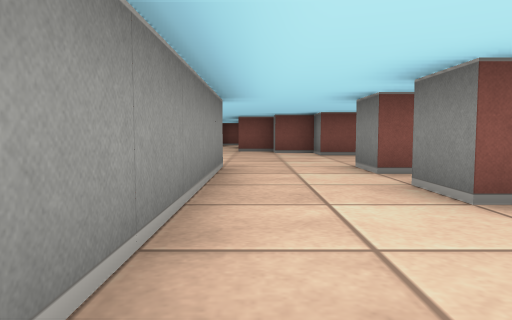
[1] (above)

16 first-person views from a walk through a cub3D level. The camera is about half as high as the walls, tilts 4° down and sees 70° across. The floor is counted in squares. Each view is taken from the middle of a square. On the plan, view 1 faces up. The plan holds only what a view shows up to about 9 squares ahead; the rest is blank.

[2]
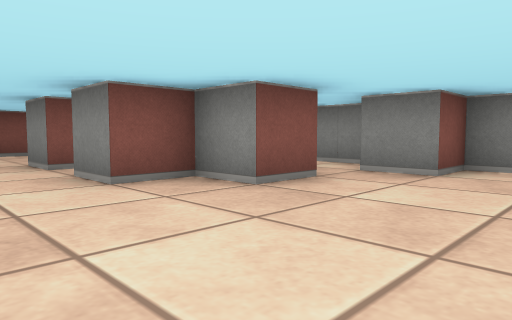

[3]
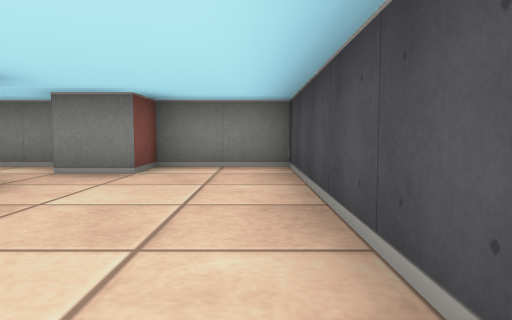

[4]
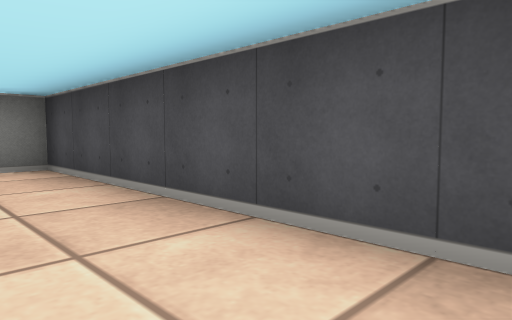

[5]
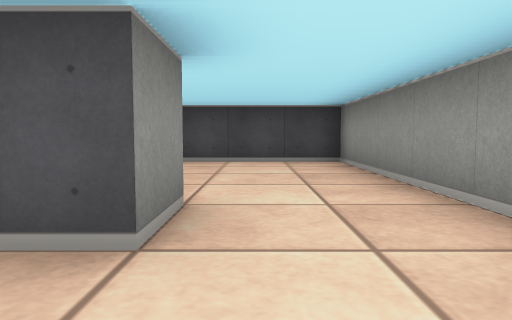

[6]
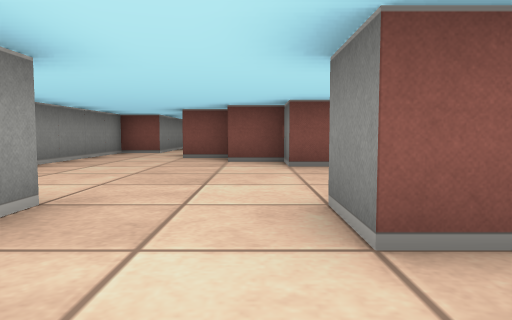

[7]
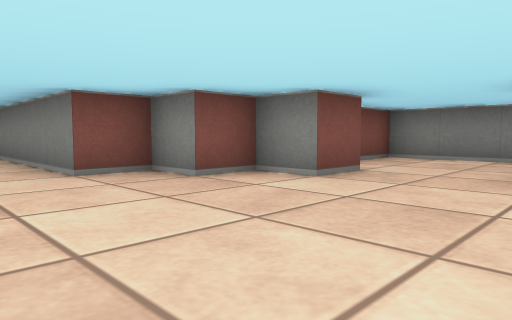

[8]
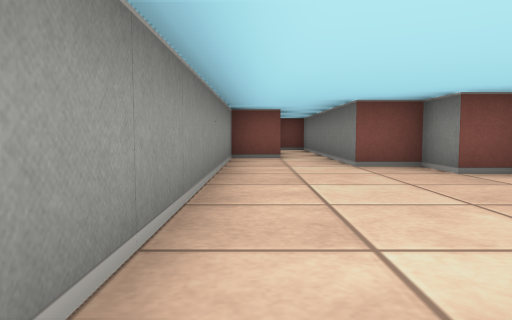

[9]
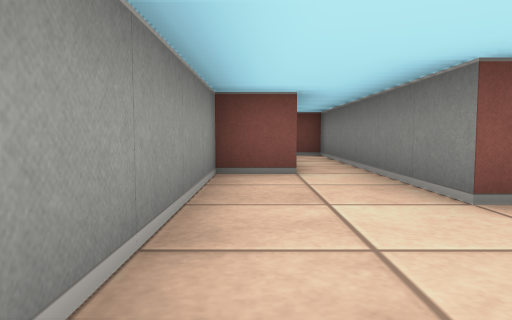

[10]
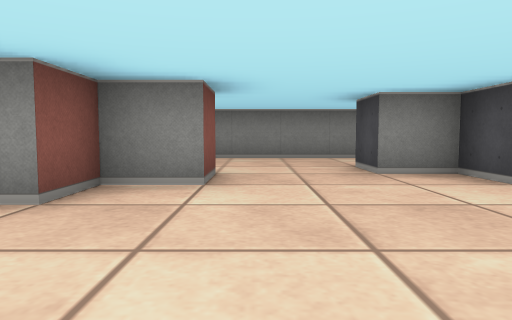

[11]
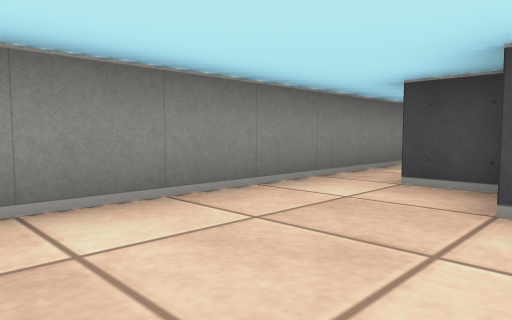

[12]
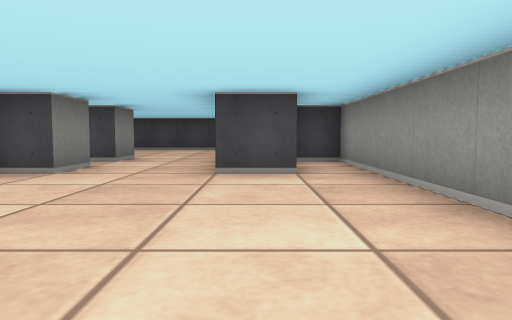

[13]
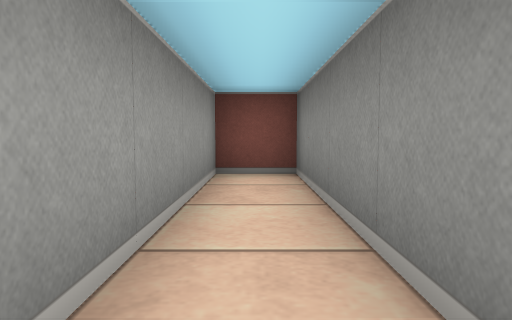

[14]
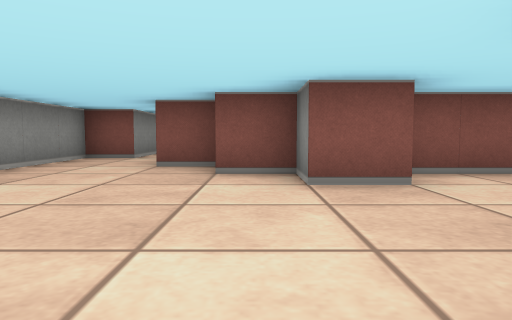

[15]
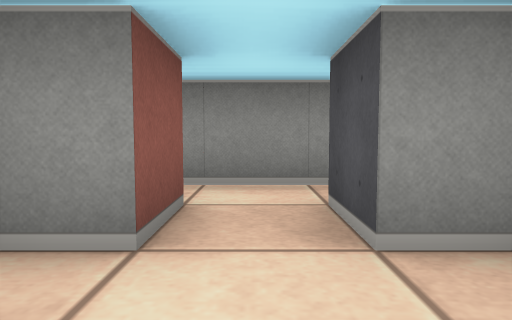

[16]
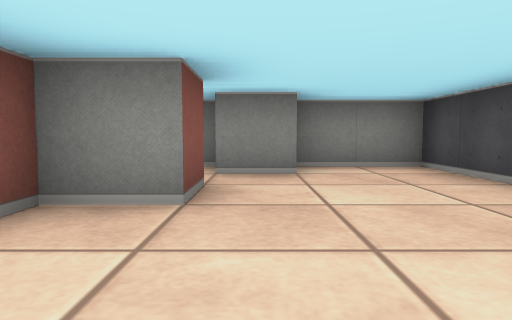

### Floor plan
Points are (right, up) in squares from view 1. A wall is a line through its corners. A room is listed if a view was taken in it or the views show most of it. See-through windows are left out.
Room 1 (views 1, 2, 3, 4, 6, 15, 16)
walls: (3.6, 1.5) (2.5, 1.5) (2.5, 2.5) (1.5, 2.5) (1.5, 3.5) (2.1, 3.5); (3.5, 3.5) (4.5, 3.5); (2.1, 4.5) (1.5, 4.5); (-0.5, 4.5) (-0.5, -1.5) (5.5, -1.5) (5.5, 0.5) (4.5, 0.5) (4.5, 1.5); (4.5, 4.5) (3.5, 4.5)
ways out: opening at (0.5, 5) to room 2; opening at (4, 2.5) to room 3
Room 2 (views 5, 7, 8, 9, 10, 11, 12, 13, 14)
walls: (2.6, 8.5) (1.5, 8.5) (1.5, 9.5) (0.5, 9.5) (0.5, 10.5) (-0.5, 10.5) (-0.5, 16.5) (-1.5, 16.5) (-1.5, 12.5) (-2.5, 12.5) (-2.5, 3.5) (-1.6, 3.5); (1.5, 4.5) (1.5, 5.5) (2.5, 5.5) (2.5, 6.5) (3.5, 6.5); (-1.6, 5.5) (-0.5, 5.5) (-0.5, 4.5); (3.6, 5.5) (4.5, 5.5); (5.5, 4.5) (5.5, 9.5) (2.9, 9.5)
ways out: opening at (0.5, 5) to room 1; opening at (5, 5.5) to room 3
Room 3 (no view inside)
walls: (5.5, 1.5) (5.5, 4.5)
ways out: opening at (4, 2.5) to room 1; opening at (5, 5.5) to room 2

Where each view was taken, in squares from view 1:
view 1: 0 up, 0 right, facing up
view 2: 1 down, 0 right, facing up-right
view 3: 1 down, 0 right, facing right
view 4: 0 up, 0 right, facing down-right
view 5: 5 up, 1 right, facing down
view 6: 3 up, 1 right, facing up
view 7: 6 up, 2 left, facing up-right
view 8: 5 up, 2 left, facing up
view 9: 8 up, 2 left, facing up
view 10: 8 up, 2 left, facing right
view 11: 9 up, 3 right, facing down-right
view 12: 10 up, 1 left, facing down
view 13: 12 up, 1 left, facing up
view 14: 5 up, 1 right, facing up
view 15: 4 up, 2 right, facing right
view 16: 1 up, 0 right, facing right
